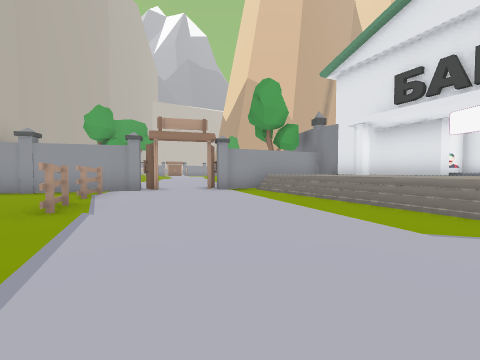
View 1 (above)

16 first-person views from a walk through a scene from a Unity 3-D project. The camera is 1.4 m above the floor, tilts 2° down and sees 90° across. The floor is counted in squares, 2.62 m on a side. Each view is taken from the middle of a square. On the plan, view 1 faces up. The plan holds only what a view shows up to about 9 squares ahead; the rest is blank. The place goes on beyond the plan. The player is left out. Some animated figures are left out.

View 2
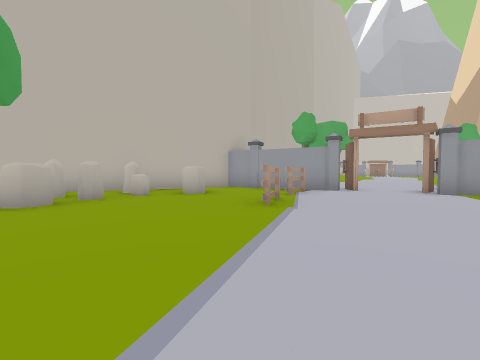

View 3
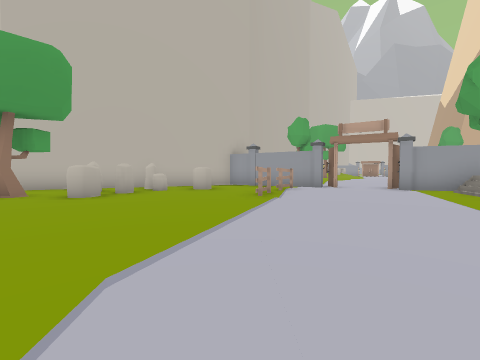

View 4
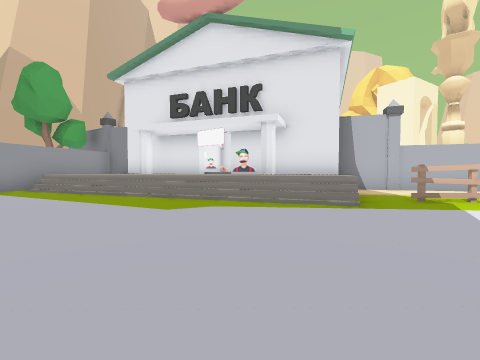

View 5
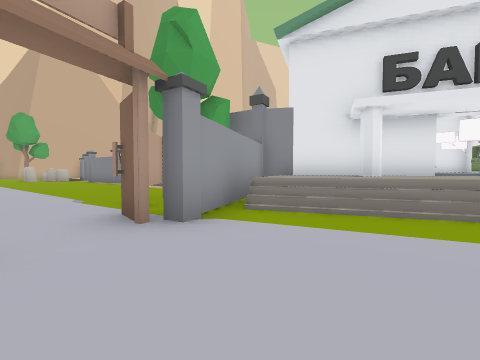

View 6
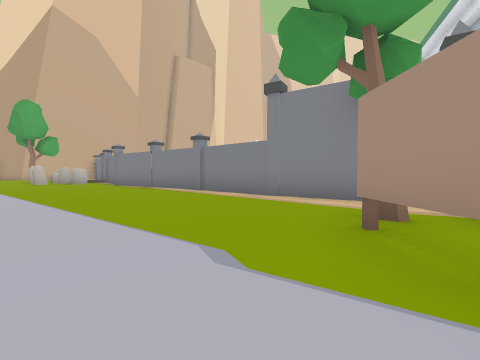

View 7
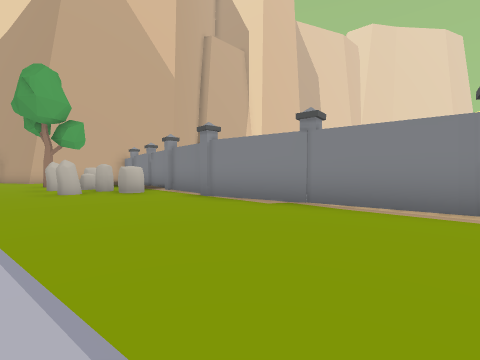

View 8
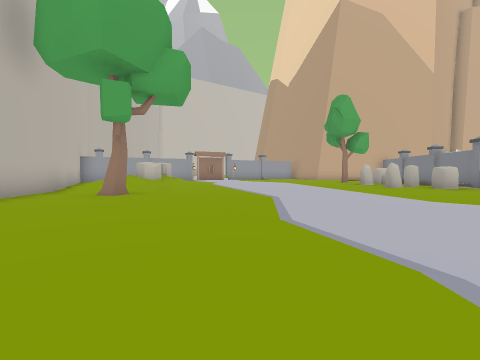

View 9
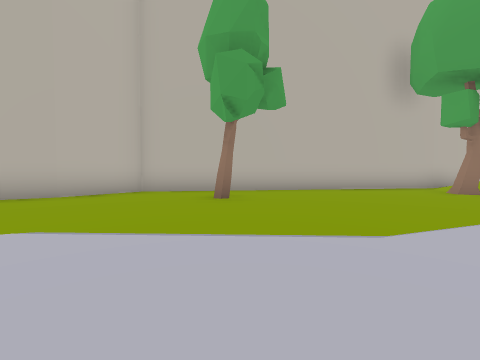

View 10
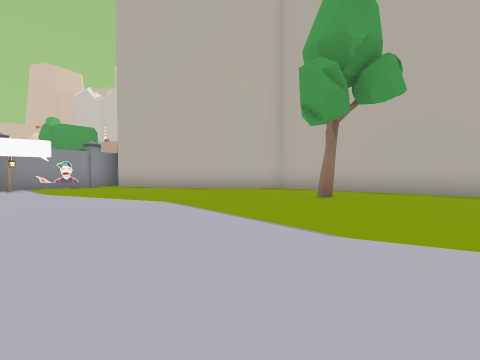

View 11
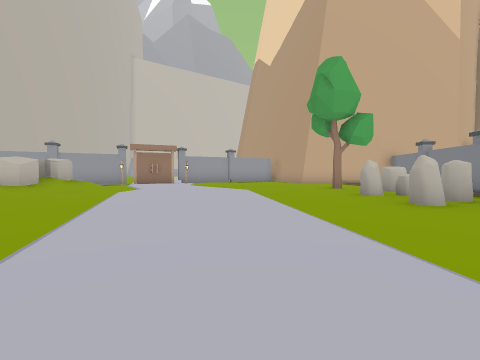

View 12
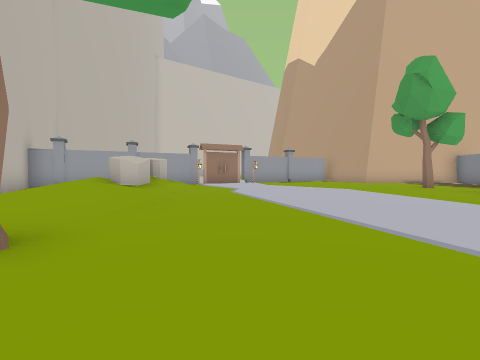

View 13
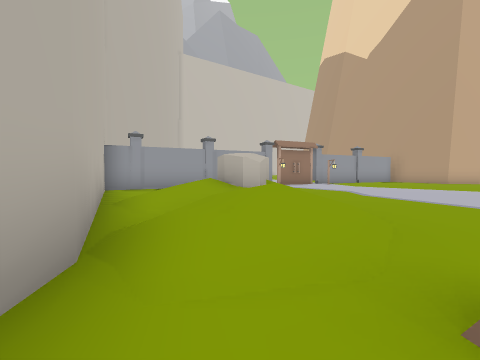

View 14
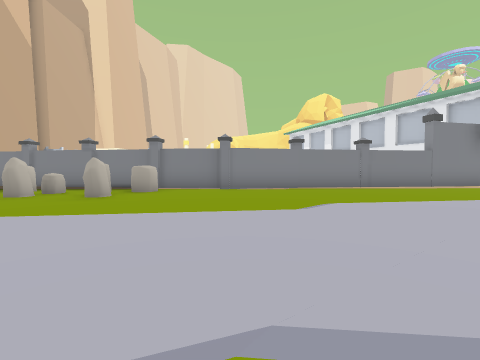

View 15
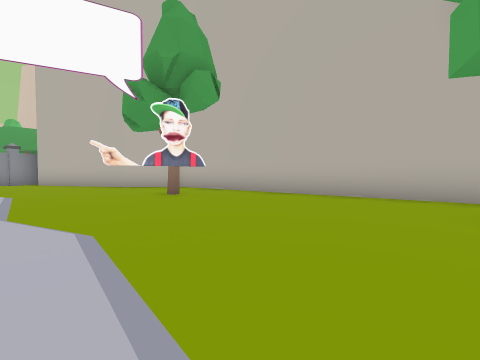

View 16
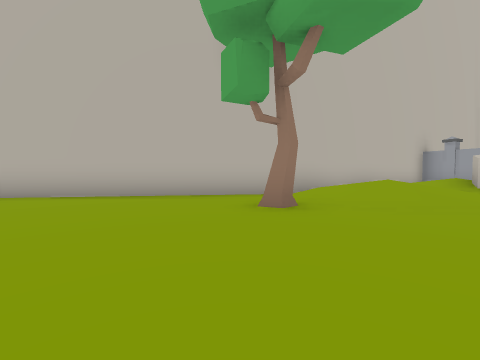

### Floor plan
Key: @ floor where view 1 was taken; # wall or solid block; . main floor; : floor 1.25 m higher than the main floor; / step, stairs or slope; = window, fence, low wall or low ledge; O other object.
Columns run from 14 left of view 1 to 9 right of it. Each row starts with its distance up from view 1.
 27  ###  ..........
 26 ##. O/.......O..#
 25 #.. O/........OO#
 24 ##//O/.......OO.#
 23  #////........O.#
 22  ##///.......OO.#
 21   #///..........#
 20   ##/#..........#
 19    #............#
 18    #............#
 17    #....=.......#
 16    #............#
 15    ##...........#
 14     #.O.........##
 13     #............#
 12     #............#
 11     ##...........#
 10      ##.......OO.#
  9       #.......O####
  8       ##..=#.O##/:#
  7        #..##.../::##
  6        ####O.../:::#
  5        #...O..../::::
  4       ##.O.O..../:=:#
  3       #....O...../=##
  2       #.O......../:  #
  1      ##OO.........// ##
  0      #...O....@....O. ##
 -1      #  #...........O  #

Positions as (right, up) in squares from view 1, and headings:
1: (0, 0), facing up
2: (0, 0), facing up-left
3: (1, -1), facing up-left
4: (0, -1), facing up-right
5: (-2, 5), facing up-right
6: (-2, 9), facing up-right
7: (-2, 15), facing up-right
8: (-6, 14), facing up
9: (-3, 14), facing left
10: (-3, 16), facing down-left
11: (-4, 18), facing up
12: (-7, 18), facing up
13: (-10, 19), facing up
14: (-6, 19), facing right
15: (-5, 19), facing down-left
16: (-5, 19), facing left
